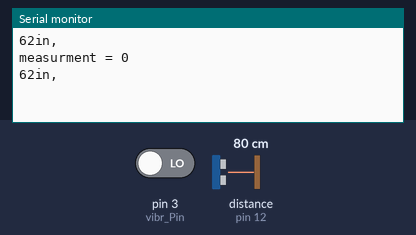
The sketch below on a simulated Arduino Uno, built with avr-gcc and run on an emulated ATmega328P. On the bench: the last lines printed to the serial monitor. Wiring (inferred from the names in the program): ultrasonic range finder: trigger pin 11; echo pin 12. The test bench sets the inputs (shaded band); at power-on: distance to the obstacle (sensor on pin 12) 80 cm, pin 3 (vibr_Pin) LOW. The echo pulse lasts 58.3 µs per cm.

Above: at 1.2 s.
1.3 s: distance to the obstacle (sensor on pin 12) set to 2 cm
At 2.6 s:
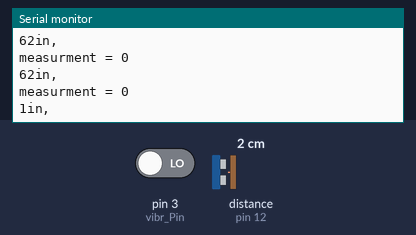
2.8 s: distance to the obstacle (sensor on pin 12) set to 4 cm
At 4.1 s:
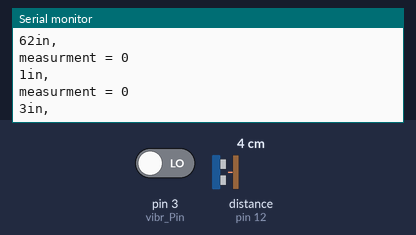
4.3 s: pin 3 (vibr_Pin) driven HIGH
At 6.4 s:
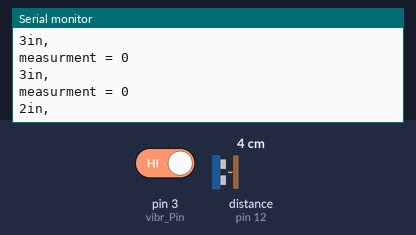
Timing chart, 0 to 7.9 s (numbered marks = the images above; inputs shaded):
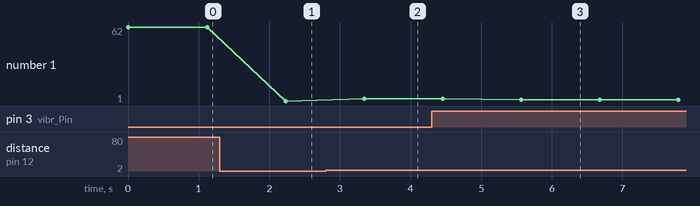

The sketch:

vib_sonar.ino
```cpp
int trigPin = 11;    //Trig - green Jumper
int echoPin = 12;    //Echo - yellow Jumper
int vibr_Pin =3;
long duration, cm, inches;
void setup() {
   Serial.begin (9600);
  //Define inputs and outputs
  pinMode(trigPin, OUTPUT);
  pinMode(echoPin, INPUT);
  pinMode(vibr_Pin, INPUT);
}
void loop() {
  digitalWrite(trigPin, LOW);
  delayMicroseconds(5);
  digitalWrite(trigPin, HIGH);
  delayMicroseconds(10);
  digitalWrite(trigPin, LOW);
  pinMode(echoPin, INPUT);
  duration = pulseIn(echoPin, HIGH);
  inches = (duration) / 74;
  Serial.print(inches);
  Serial.print("in, ");
  Serial.println();
  long measurement =TP_init();
  delay(50);
  Serial.print("measurment = ");
  Serial.println(measurement);


  delay(50);
}
long TP_init(){
  delay(10);
  long measurement=pulseIn (vibr_Pin, HIGH);  //wait for the pin to get HIGH and returns measurement
  return measurement;
}
```

Measured:
- after the input at 1.3 s, the serial monitor: prints a new line after 0.93 s (image 1)
- after the input at 2.8 s, the serial monitor: prints a new line after 0.54 s (image 2)
- after the input at 4.3 s, the serial monitor: prints a new line after 1.3 s (image 3)
- plotted number 1: 62 → 1 after the input at 1.3 s, 1 → 3 after the input at 2.8 s, 3 → 2 after the input at 4.3 s
